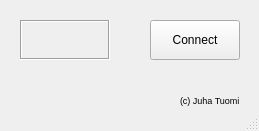
<?xml version="1.0" encoding="UTF-8"?>
<ui version="4.0">
 <class>MainWindow</class>
 <widget class="QMainWindow" name="MainWindow">
  <property name="geometry">
   <rect>
    <x>0</x>
    <y>0</y>
    <width>259</width>
    <height>131</height>
   </rect>
  </property>
  <property name="windowTitle">
   <string>SuperGizmo v1.0</string>
  </property>
  <widget class="QWidget" name="centralwidget">
   <widget class="QPushButton" name="ConnectButton">
    <property name="geometry">
     <rect>
      <x>150</x>
      <y>20</y>
      <width>90</width>
      <height>40</height>
     </rect>
    </property>
    <property name="text">
     <string>Connect</string>
    </property>
   </widget>
   <widget class="QLabel" name="StatusField">
    <property name="geometry">
     <rect>
      <x>20</x>
      <y>20</y>
      <width>90</width>
      <height>40</height>
     </rect>
    </property>
    <property name="frameShape">
     <enum>QFrame::Box</enum>
    </property>
    <property name="frameShadow">
     <enum>QFrame::Sunken</enum>
    </property>
    <property name="text">
     <string/>
    </property>
    <property name="alignment">
     <set>Qt::AlignCenter</set>
    </property>
   </widget>
   <widget class="QLabel" name="label">
    <property name="geometry">
     <rect>
      <x>180</x>
      <y>90</y>
      <width>61</width>
      <height>20</height>
     </rect>
    </property>
    <property name="font">
     <font>
      <pointsize>7</pointsize>
     </font>
    </property>
    <property name="text">
     <string>(c) Juha Tuomi</string>
    </property>
   </widget>
  </widget>
  <widget class="QStatusBar" name="statusbar"/>
 </widget>
 <resources/>
 <connections/>
</ui>
